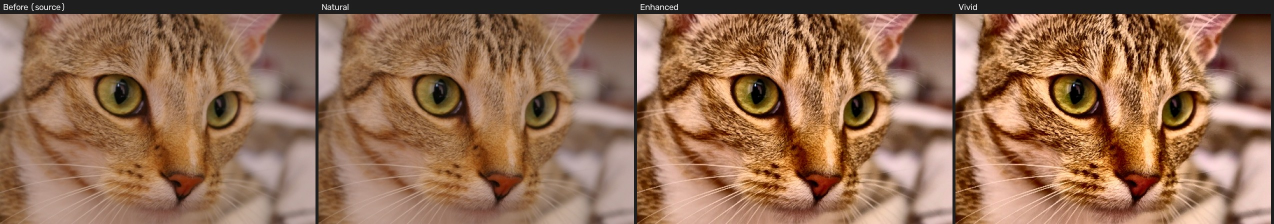
#> input picture reports/look/photo.jpg, 2548 x 448 px (shown at 1/2 size); its folder holds only this picture in this run
$ python -i diagnostics.py   (imports and definitions only)   (older library calls are emulated)
#> lines starting #> are read from the running program, lines starting #| are printed output that depends on the picture; after the words box and inside, x2 and y2 are one past the last pixel; in counts of white or black regions, pixels touching at a corner belong together
"""Pixel diagnostics. Fast (designed for < ~1 s on a 12 MP photo on CPU).

Global statistics use an analysis copy (long side 1024). Resolution-dependent measures (noise,
JPEG blocking, blur, halos) use native-resolution crops so they are not hidden by downscaling.
All values are measurements, not judgements; ``classify`` and ``router`` interpret them.
"""
from __future__ import annotations

import math
from dataclasses import asdict, dataclass, field
from typing import Any, Callable

import cv2
import numpy as np

ANALYSIS_LONG_SIDE = 1024
CROP = 512


@dataclass
class Face:
    box: tuple[float, float, float, float]          # x0, y0, x1, y1 in source pixels
    score: float
    landmarks: list[tuple[float, float]] | None = None  # 5 points (eyes, nose, mouth corners)

    @property
    def size(self) -> float:
        return float(min(self.box[2] - self.box[0], self.box[3] - self.box[1]))


@dataclass
class Diagnostics:
    width: int
    height: int
    megapixels: float
    bit_depth: int
    has_alpha: bool
    features: dict[str, float] = field(default_factory=dict)
    faces: list[Face] = field(default_factory=list)
    face_detector: str = "none"
    timings_ms: dict[str, float] = field(default_factory=dict)

    # [4 lines left out: function to_json, not called in this run]


# ----------------------------------------------------------------------------- helpers

def _luma(rgb: np.ndarray) -> np.ndarray:
    return (0.299 * rgb[..., 0] + 0.587 * rgb[..., 1] + 0.114 * rgb[..., 2]).astype(np.float32)


def _analysis_copy(rgb: np.ndarray) -> np.ndarray:
    h, w = rgb.shape[:2]
    s = ANALYSIS_LONG_SIDE / max(h, w)
    if s >= 1:
        return rgb
    return cv2.resize(rgb, (max(1, int(w * s)), max(1, int(h * s))), interpolation=cv2.INTER_AREA)


def native_crops(img: np.ndarray, n: int = 4, size: int = CROP) -> list[np.ndarray]:
    """Up to n crops at native resolution; offsets on the 8-px grid so JPEG phase is preserved."""
    h, w = img.shape[:2]
    if h <= size or w <= size:
        return [img]
    ys = [int((h - size) * f) // 8 * 8 for f in (0.3, 0.6)]
    xs = [int((w - size) * f) // 8 * 8 for f in (0.3, 0.6)]
    crops = [img[y:y + size, x:x + size] for y in ys for x in xs]
    return crops[:n]


def _texture_mask(y: np.ndarray, q: float = 50) -> np.ndarray:
    gx = cv2.Sobel(y, cv2.CV_32F, 1, 0, ksize=3)
    gy = cv2.Sobel(y, cv2.CV_32F, 0, 1, ksize=3)
    mag = np.sqrt(gx * gx + gy * gy)
    thr = np.percentile(mag, q)
    return mag <= max(thr, 1e-6)


# ----------------------------------------------------------------------------- measures

_IMMERKAER = np.array([[1, -2, 1], [-2, 4, -2], [1, -2, 1]], dtype=np.float32)


def noise_sigma(channel: np.ndarray) -> float:
    """Immerkær fast noise estimate on flat pixels, in 0..255 units."""
    c = channel.astype(np.float32) * 255.0
    if c.shape[0] < 8 or c.shape[1] < 8:
        return 0.0
    conv = np.abs(cv2.filter2D(c, -1, _IMMERKAER, borderType=cv2.BORDER_REFLECT))[1:-1, 1:-1]
    flat = _texture_mask(c, 40)[1:-1, 1:-1]
    vals = conv[flat]
    if vals.size < 64:
        vals = conv.ravel()
    return float(math.sqrt(math.pi / 2.0) * np.mean(vals) / 6.0)


def blockiness(y: np.ndarray) -> float:
    """Phase-robust 8x8 grid discontinuity. ~0 for clean images, > 0.25 visible blocking."""
    c = y.astype(np.float32) * 255.0
    if min(c.shape) < 32:
        return 0.0
    dh = np.abs(np.diff(c, axis=1))
    dv = np.abs(np.diff(c, axis=0))
    smooth_h = dh < 20  # ignore real edges
    smooth_v = dv < 20

    def phase_score(d, m, axis):
        means = []
        for p in range(8):
            if axis == 1:
                sl, ms = d[:, p::8], m[:, p::8]
            else:
                sl, ms = d[p::8, :], m[p::8, :]
            v = sl[ms]
            means.append(float(v.mean()) if v.size else 0.0)
        means = np.array(means)
        med = float(np.median(means)) + 1e-3
        return float((means.max() - med) / med)

    return 0.5 * (phase_score(dh, smooth_h, 1) + phase_score(dv, smooth_v, 0))


def crete_blur(y: np.ndarray) -> float:
    """Crete et al. 2007 no-reference blur metric in [0,1]; higher = blurrier."""
    f = y.astype(np.float32)
    if min(f.shape) < 16:
        return 0.0
    k = np.ones((1, 9), np.float32) / 9.0
    bv = cv2.filter2D(f, -1, k.T)
    bh = cv2.filter2D(f, -1, k)
    d_fv = np.abs(np.diff(f, axis=0))
    d_fh = np.abs(np.diff(f, axis=1))
    d_bv = np.abs(np.diff(bv, axis=0))
    d_bh = np.abs(np.diff(bh, axis=1))
    vv = np.maximum(0, d_fv - d_bv)
    vh = np.maximum(0, d_fh - d_bh)
    s_fv, s_fh = d_fv.sum() + 1e-6, d_fh.sum() + 1e-6
    b_v = (s_fv - vv.sum()) / s_fv
    b_h = (s_fh - vh.sum()) / s_fh
    return float(max(b_v, b_h))


def motion_anisotropy(y: np.ndarray) -> float:
    """Structure-tensor coherence of gradients over the whole crop (0 isotropic .. 1 one direction)."""
    gx = cv2.Sobel(y, cv2.CV_32F, 1, 0, ksize=3)
    gy = cv2.Sobel(y, cv2.CV_32F, 0, 1, ksize=3)
    jxx, jyy, jxy = float((gx * gx).mean()), float((gy * gy).mean()), float((gx * gy).mean())
    tr = jxx + jyy + 1e-9
    disc = math.sqrt(max(0.0, (jxx - jyy) ** 2 + 4 * jxy * jxy))
    return float(disc / tr)


def halo_index(y: np.ndarray) -> float:
    """Overshoot around strong edges relative to edge contrast (oversharpening / ringing)."""
    u8 = np.clip(y * 255, 0, 255).astype(np.uint8)
    edges = cv2.Canny(u8, 60, 160)
    if edges.mean() < 0.002 * 255:
        return 0.0
    band = cv2.dilate(edges, np.ones((5, 5), np.uint8)) > 0
    f = cv2.medianBlur(u8, 3).astype(np.float32) / 255.0
    base = cv2.GaussianBlur(f, (0, 0), 2.0)
    hi = cv2.dilate(base, np.ones((7, 7), np.uint8))
    lo = cv2.erode(base, np.ones((7, 7), np.uint8))
    over = np.maximum(f - hi, 0) + np.maximum(lo - f, 0)
    contrast = (hi - lo)[band].mean() + 1e-4
    return float(over[band].mean() / contrast)


def texture_ratio(y: np.ndarray) -> float:
    """Fine-detail energy vs. mid-frequency energy in non-edge areas (low = waxy/oversmoothed)."""
    f = y.astype(np.float32)
    lap = np.abs(cv2.Laplacian(f, cv2.CV_32F, ksize=1))
    dog = np.abs(cv2.GaussianBlur(f, (0, 0), 1.0) - cv2.GaussianBlur(f, (0, 0), 3.0))
    u8 = np.clip(f * 255, 0, 255).astype(np.uint8)
    edges = cv2.dilate(cv2.Canny(u8, 50, 150), np.ones((5, 5), np.uint8)) > 0
    m = ~edges
    if m.sum() < 100:
        m = np.ones_like(edges)
    return float(lap[m].mean() / (dog[m].mean() + 1e-5))


def screenshot_features(rgb_native: np.ndarray) -> dict[str, float]:
    """Flat-region fraction, axis-aligned edge share and colour-count, computed at native resolution."""
    crops = native_crops(rgb_native, n=4, size=384)
    flat_fr, axis_fr, uniq = [], [], []
    for c in crops:
        u8 = (np.clip(c, 0, 1) * 255 + 0.5).astype(np.uint8)
        g = cv2.cvtColor(u8, cv2.COLOR_RGB2GRAY).astype(np.int16)
        mx = cv2.dilate(g.astype(np.uint8), np.ones((3, 3), np.uint8)).astype(np.int16)
        mn = cv2.erode(g.astype(np.uint8), np.ones((3, 3), np.uint8)).astype(np.int16)
        flat_fr.append(float(((mx - mn) == 0).mean()))
        gx = cv2.Sobel(g.astype(np.float32), cv2.CV_32F, 1, 0, ksize=3)
        gy = cv2.Sobel(g.astype(np.float32), cv2.CV_32F, 0, 1, ksize=3)
        mag = np.abs(gx) + np.abs(gy)
        strong = mag > 80
        if strong.sum() > 20:
            ax = (np.minimum(np.abs(gx), np.abs(gy)) < 0.08 * np.maximum(np.abs(gx), np.abs(gy)))
            axis_fr.append(float(ax[strong].mean()))
        else:
            axis_fr.append(0.0)
        q = (u8[::2, ::2] // 4).reshape(-1, 3)
        keys = q[:, 0].astype(np.int32) * 4096 + q[:, 1].astype(np.int32) * 64 + q[:, 2]
        uniq.append(float(np.unique(keys).size) / max(1, keys.size))
    return {"flat_fraction": float(np.mean(flat_fr)), "axis_edge_fraction": float(np.mean(axis_fr)),
            "unique_color_ratio": float(np.mean(uniq))}


def text_density(y_analysis: np.ndarray) -> float:
    """Approximate density of small high-contrast glyph-like components (0..1)."""
    u8 = np.clip(y_analysis * 255, 0, 255).astype(np.uint8)
    k = cv2.getStructuringElement(cv2.MORPH_RECT, (9, 3))
    grad = cv2.morphologyEx(u8, cv2.MORPH_GRADIENT, np.ones((3, 3), np.uint8))
    _, bw = cv2.threshold(grad, 0, 255, cv2.THRESH_BINARY | cv2.THRESH_OTSU)
    closed = cv2.morphologyEx(bw, cv2.MORPH_CLOSE, k)
    n, _, stats, _ = cv2.connectedComponentsWithStats(closed, connectivity=8)
    if n <= 1:
        return 0.0
    h = stats[1:, cv2.CC_STAT_HEIGHT]
    w = stats[1:, cv2.CC_STAT_WIDTH]
    area = stats[1:, cv2.CC_STAT_AREA]
    fill = area / np.maximum(1, w * h)
    glyphish = (h >= 5) & (h <= 40) & (w >= 2 * h) & (fill > 0.35)
    covered = float((w[glyphish] * h[glyphish]).sum()) / float(u8.size)
    return float(min(1.0, covered * 3.0))


def exposure_stats(y: np.ndarray) -> dict[str, float]:
    p1, p5, p50, p95, p99 = np.percentile(y, [1, 5, 50, 95, 99])
    return {"luma_mean": float(y.mean()), "luma_p1": float(p1), "luma_p5": float(p5), "luma_p50": float(p50),
            "luma_p95": float(p95), "luma_p99": float(p99),
            "clip_low": float((y <= 2 / 255).mean()), "clip_high": float((y >= 253 / 255).mean()),
            "dynamic_range": float(p99 - p1)}


def color_stats(rgb: np.ndarray) -> dict[str, float]:
    lab = cv2.cvtColor(rgb.astype(np.float32), cv2.COLOR_RGB2LAB)
    L, a, b = lab[..., 0], lab[..., 1], lab[..., 2]
    chroma = np.sqrt(a * a + b * b)
    neutral = (chroma < 18) & (L > 15) & (L < 95)
    frac = float(neutral.mean())
    if neutral.sum() > 200:
        ca, cb = float(a[neutral].mean()), float(b[neutral].mean())
    else:
        ca, cb = float(a.mean()) * 0.5, float(b.mean()) * 0.5
    hue = math.degrees(math.atan2(cb, ca)) % 360
    return {"ab_std": float(np.sqrt(a.var() + b.var())), "cast_a": ca, "cast_b": cb, "cast_magnitude": float(math.hypot(ca, cb)), "cast_hue_deg": hue,
            "neutral_fraction": frac, "chroma_mean": float(chroma.mean()),
            "chroma_p95": float(np.percentile(chroma, 95))}


def _srgb_lin(x: np.ndarray) -> np.ndarray:
    return np.where(x <= 0.04045, x / 12.92, ((x + 0.055) / 1.055) ** 2.4).astype(np.float32)


def illuminant_estimates(rgb: np.ndarray) -> dict[str, float]:
    """Three independent illuminant estimates in log-chromaticity (log R/G, log B/G), linear light.

    gray-world on near-neutral pixels, gray-edge (p=6, σ=2; van de Weijer et al. 2007) and white-patch
    (top-3% luminance, unclipped). Agreement between them is required before Auto corrects a cast.
    Also reports how much of the scene is saturated in the cast's hue (a warm subject, not a warm light).
    """
    lin = _srgb_lin(rgb)
    out: dict[str, float] = {}

    def lc(e):
        e = np.maximum(np.asarray(e, np.float64), 1e-5)
        return float(np.log(e[0] / e[1])), float(np.log(e[2] / e[1]))
    lab = cv2.cvtColor(rgb.astype(np.float32), cv2.COLOR_RGB2LAB)
    chroma = np.hypot(lab[..., 1], lab[..., 2])
    neutral = (chroma < 12) & (lab[..., 0] > 15) & (lab[..., 0] < 95)
    gw = lin[neutral].mean(0) if neutral.sum() > 200 else lin.reshape(-1, 3).mean(0)
    ge = []
    for c in range(3):
        ch = cv2.GaussianBlur(lin[..., c], (0, 0), 2.0)
        gx, gy = cv2.Sobel(ch, cv2.CV_32F, 1, 0), cv2.Sobel(ch, cv2.CV_32F, 0, 1)
        ge.append(float((np.sqrt(gx * gx + gy * gy) ** 6).mean() ** (1 / 6)))
    y = lin.mean(2)
    thr = np.percentile(y, 97)
    m = (y >= thr) & (lin.max(2) < 0.98)
    wp = lin[m].mean(0) if m.sum() > 50 else lin.reshape(-1, 3).mean(0)
    vecs = {"gw": lc(gw), "ge": lc(ge), "wp": lc(wp)}
    for k, (r, b) in vecs.items():
        out[f"illum_{k}_r"], out[f"illum_{k}_b"] = round(r, 4), round(b, 4)
    V = np.array(list(vecs.values()))
    mags = np.linalg.norm(V, axis=1)
    unit = V / np.maximum(mags[:, None], 1e-6)
    cos = [float(unit[i] @ unit[j]) for i in range(3) for j in range(i + 1, 3)]
    out["illum_agreement"] = round(min(cos), 3)
    out["illum_min_mag"] = round(float(mags.min()), 4)
    cons = V.mean(0)
    out["illum_cons_r"], out["illum_cons_b"] = round(float(cons[0]), 4), round(float(cons[1]), 4)
    # dominance of saturated scene colour in the cast hue
    hue = np.degrees(np.arctan2(lab[..., 2], lab[..., 1])) % 360
    e = np.array([np.exp(cons[0]), 1.0, np.exp(cons[1])], np.float32)
    e = e / e.max() * 0.6
    e_srgb = np.where(e <= 0.0031308, e * 12.92, 1.055 * e ** (1 / 2.4) - 0.055).astype(np.float32)
    lab_e = cv2.cvtColor(e_srgb[None, None, :], cv2.COLOR_RGB2LAB)[0, 0]
    cast_hue = float(np.degrees(np.arctan2(lab_e[2], lab_e[1])) % 360)
    out["illum_hue_deg"] = round(cast_hue, 1)
    dh = np.abs(((hue - cast_hue) + 180) % 360 - 180)
    out["scene_hue_dominance"] = round(float(((chroma > 25) & (dh < 35)).mean()), 3)
    return out


def face_texture(y_native: np.ndarray, faces: list[Face]) -> float | None:
    vals = []
    for f in faces[:4]:
        x0, y0, x1, y1 = [int(round(v)) for v in f.box]
        x0, y0 = max(0, x0), max(0, y0)
        crop = y_native[y0:y1, x0:x1]
        if crop.size < 400:
            continue
        crop = cv2.resize(crop, (128, 128), interpolation=cv2.INTER_AREA)
        vals.append(float(np.abs(cv2.Laplacian(crop, cv2.CV_32F, ksize=1)).mean() * 255))
    return float(np.mean(vals)) if vals else None


# ----------------------------------------------------------------------------- entry

def diagnose(rgb: np.ndarray, *, bit_depth: int = 8, has_alpha: bool = False,
             face_detector: Callable[[np.ndarray], list[Face]] | None = None,
             face_detector_name: str = "none") -> Diagnostics:
    import time
    t0 = time.perf_counter()
    h, w = rgb.shape[:2]
    d = Diagnostics(width=w, height=h, megapixels=round(w * h / 1e6, 3), bit_depth=bit_depth, has_alpha=has_alpha)
    ana = _analysis_copy(rgb)
    ya = _luma(ana)
    feats: dict[str, float] = {}
    feats.update(exposure_stats(ya))
    feats.update(color_stats(ana))
    feats.update(illuminant_estimates(ana))
    t1 = time.perf_counter()

    y_native = _luma(rgb)
    crops = native_crops(y_native)
    ycc = cv2.cvtColor(rgb.astype(np.float32), cv2.COLOR_RGB2YCrCb) if max(h, w) <= CROP else None
    sig_l, sig_c, blk, blur, aniso, halo, tex = [], [], [], [], [], [], []
    rgb_crops = native_crops(rgb)
    for yc, rc in zip(crops, rgb_crops):
        sig_l.append(noise_sigma(yc))
        cc = cv2.cvtColor(rc.astype(np.float32), cv2.COLOR_RGB2YCrCb) if ycc is None else ycc
        sig_c.append(0.5 * (noise_sigma(cc[..., 1]) + noise_sigma(cc[..., 2])))
        blk.append(blockiness(yc))
        blur.append(crete_blur(yc))
        aniso.append(motion_anisotropy(yc))
        halo.append(halo_index(yc))
        tex.append(texture_ratio(yc))
    feats["noise_sigma_luma"] = float(np.median(sig_l))
    # per-RGB-channel σ (what DRUNet's noise map means); luma averaging hides independent channel noise
    feats["noise_sigma_rgb"] = float(np.median([np.mean([noise_sigma(rc[..., c]) for c in range(3)])
                                                for rc in rgb_crops]))
    feats["noise_sigma_chroma"] = float(np.median(sig_c))
    feats["blockiness"] = float(np.median(blk))
    feats["blur_crete"] = float(np.median(blur))
    feats["blur_crete_min"] = float(np.min(blur))
    feats["gradient_anisotropy"] = float(np.median(aniso))
    feats["halo_index"] = float(np.median(halo))
    feats["texture_ratio"] = float(np.median(tex))
    feats["laplacian_var"] = float(cv2.Laplacian(ya, cv2.CV_32F).var() * 255 * 255)
    t2 = time.perf_counter()
    feats.update(screenshot_features(rgb))
    feats["text_density"] = text_density(ya)
    feats["dims_multiple_of_64"] = float(w % 64 == 0 and h % 64 == 0)
    feats["dims_multiple_of_8"] = float(w % 8 == 0 and h % 8 == 0)
    t3 = time.perf_counter()
    if face_detector is not None:
        try:
            d.faces = face_detector(rgb)
            d.face_detector = face_detector_name
        except Exception as e:  # never let a detector failure break diagnosis
            d.face_detector = f"{face_detector_name} failed: {e}"
    feats["face_count"] = float(len(d.faces))
    feats["min_face_px"] = float(min((f.size for f in d.faces), default=0.0))
    feats["face_area_fraction"] = float(sum((f.box[2] - f.box[0]) * (f.box[3] - f.box[1]) for f in d.faces)
                                        / max(1, w * h))
    ft = face_texture(y_native, d.faces)
    if ft is not None:
        feats["face_texture"] = ft
    t4 = time.perf_counter()
    d.features = {k: round(float(v), 5) for k, v in feats.items()}
    d.timings_ms = {"global": (t1 - t0) * 1e3, "native": (t2 - t1) * 1e3, "structure": (t3 - t2) * 1e3,
                    "faces": (t4 - t3) * 1e3, "total": (t4 - t0) * 1e3}
    return d

>>> import cv2
>>> picture = cv2.cvtColor(cv2.imread('../../reports/look/photo.jpg'), cv2.COLOR_BGR2RGB)
>>> result = diagnose(picture)
#> in exposure_stats, `p1, p5, p50, p95, p99 = np.percentile(y, [1, 5, 50, 95, 99])`: p1 = 19.7; p5 = 30; p50 = 120.7; p95 = 198.9; p99 = 218.4
#> in color_stats, `frac = float(neutral.mean())`: frac = 0
#> in color_stats, `ca, cb = float(a.mean()) * 0.5, float(b.mean()) * 0.5`: ca = -0.0418; cb = 0.323
#> in color_stats, `hue = math.degrees(math.atan2(cb, ca)) % 360`: hue = 97.36
#> in illuminant_estimates, `gw = lin[neutral].mean(0) if neutral.sum() > 200 else lin.reshape(-1, ..`: gw = [173847, 90481.7, 56042.7]
#> after the loop in illuminant_estimates, `for c in range(3):`:
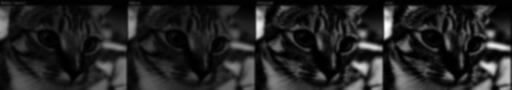
#> ch: shape (180, 1024) float32 (shown at 1/2 size); min 18.38, max 391202.5, mean 56058.3; drawn with min black and max white
#> after the loop in illuminant_estimates, `for c in range(3):`: ge = [295630, 198201.3, 182868.7]
#> in illuminant_estimates, `y = lin.mean(2)`:
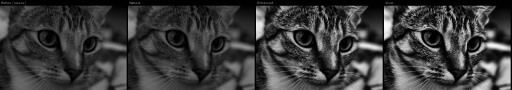
#> y: shape (180, 1024) float32 (shown at 1/2 size); min 0, max 455003.1, mean 106780.9; drawn with min black and max white
#> in illuminant_estimates, `thr = np.percentile(y, 97)`: thr = 317010.3
#> in illuminant_estimates, `wp = lin[m].mean(0) if m.sum() > 50 else lin.reshape(-1, 3).mean(0)`: wp = [173847, 90481.7, 56042.7]
#> in illuminant_estimates, `vecs = {"gw": lc(gw), "ge": lc(ge), "wp": lc(wp)}`: vecs = {'gw': (0.653, -0.479), 'ge': (0.4, -0.0805), 'wp': (0.653, -0.479)}
#> the loop in illuminant_estimates, `for k, (r, b) in vecs.items():` made 3 passes
#> after the loop in illuminant_estimates, `for k, (r, b) in vecs.items():`: out = {'illum_gw_r': 0.653, 'illum_gw_b': -0.479, 'illum_ge_r': 0.4, 'illum_ge_b': -0.0805, 'illum_wp_r': 0.653, 'illum_wp_b': -0.479}
#> in illuminant_estimates, `V = np.array(list(vecs.values()))`: V = [[0.653, -0.479], [0.4, -0.0805], [0.653, -0.479]]
#> in illuminant_estimates, `mags = np.linalg.norm(V, axis=1)`: mags = [0.81, 0.408, 0.81]
#> in illuminant_estimates, `unit = V / np.maximum(mags[:, None], 1e-6)`: unit = [[0.806, -0.591], [0.98, -0.197], [0.806, -0.591]]
#> in illuminant_estimates, `cos = [float(unit[i] @ unit[j]) for i in range(3) for j in range(i + 1..`: cos = [0.907, 1, 0.907]
#> in illuminant_estimates, `cons = V.mean(0)`: cons = [0.569, -0.346]
#> in illuminant_estimates, `e = np.array([np.exp(cons[0]), 1.0, np.exp(cons[1])], np.float32)`: e = [1.77, 1, 0.707]
#> in illuminant_estimates, `e = e / e.max() * 0.6`: e = [0.6, 0.34, 0.24]
#> in illuminant_estimates, `e_srgb = np.where(e <= 0.0031308, e * 12.92, 1.055 * e ** (1 / 2.4) - ..`: e_srgb = [0.798, 0.618, 0.527]
#> in illuminant_estimates, `lab_e = cv2.cvtColor(e_srgb[None, None, :], cv2.COLOR_RGB2LAB)[0, 0]`: lab_e = [68.54, 13.84, 18.53]
#> in illuminant_estimates, `cast_hue = float(np.degrees(np.arctan2(lab_e[2], lab_e[1])) % 360)`: cast_hue = 53.24
#> in diagnose, `crops = native_crops(y_native)`: crops = 1 item
#> the loop in diagnose, `for yc, rc in zip(crops, rgb_crops):` made 1 pass
#> (s_fv in crete_blur, s_fh in crete_blur, b_v in crete_blur, b_h in crete_blur, jxx in motion_anisotropy) on pass 1: (7581926.5, 7191604.5, 0.315, 0.332, 5988.4)
#> pass 1, in _texture_mask, `gy = cv2.Sobel(y, cv2.CV_32F, 0, 1, ksize=3)`:
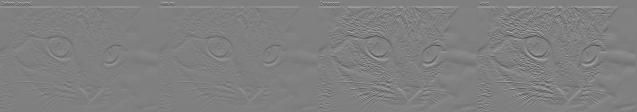
#> gy: shape (448, 2548) float32 (shown at 1/4 size); min -215920.7, max 215599.4, mean 537.2; drawn with min black and max white
#> after the loop in diagnose, `for yc, rc in zip(crops, rgb_crops):`: aniso = [0.0299]; blk = [1.88]; blur = [0.332]; halo = [0]; sig_c = [20.54]; sig_l = [151.7]; tex = [2.23]
#> call 4 of _texture_mask, with q = 40
#> in _texture_mask (call 4), `mag = np.sqrt(gx * gx + gy * gy)`:
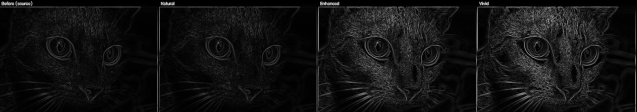
#> mag: shape (448, 2548) float32 (shown at 1/4 size); min 0, max 226166.5, mean 16667.9; drawn with min black and max white
#> in _texture_mask (call 4), `thr = np.percentile(mag, q)`: thr = 6298
#> in _texture_mask (call 4), `return mag <= max(thr, 1e-6)`:
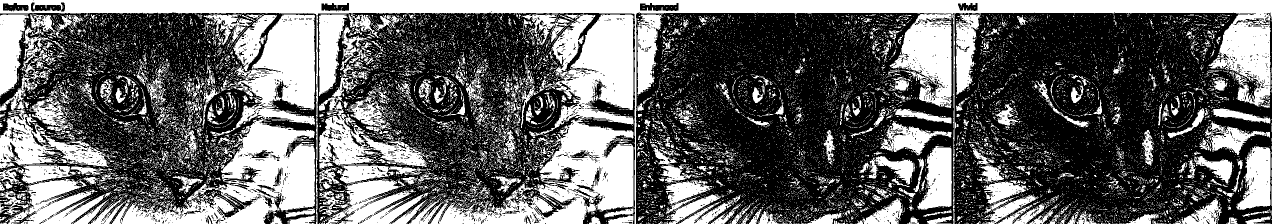
#> returned value: shape (448, 2548) bool (shown at 1/2 size); 40.2% white; 19458 white regions (18598 under 20 px), largest, box (x1, y1, x2, y2) and area: (0, 0, 2548, 448) 95006, (861, 29, 1267, 448) 59071, (224, 236, 630, 448) 33101
#> in noise_sigma (call 6), `c = channel.astype(np.float32) * 255.0`:
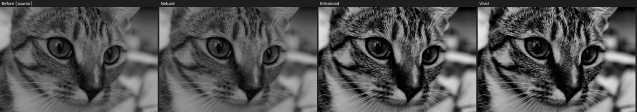
#> c: shape (448, 2548) float32 (shown at 1/4 size); min 0, max 65025, mean 21213.4; drawn with min black and max white
#> in screenshot_features, `crops = native_crops(rgb_native, n=4, size=384)`: crops = 4 items
#> the loop in screenshot_features, `for c in crops:` made 4 passes
#> pass 1, in screenshot_features, `u8 = (np.clip(c, 0, 1) * 255 + 0.5).astype(np.uint8)`:
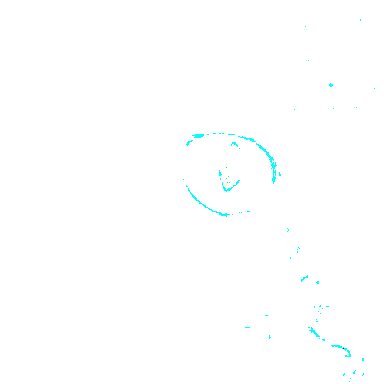
#> u8: shape (384, 384, 3); mean of channels 0, 1, 2 255, 255, 254; drawn as B, G, R
#> after the loop in screenshot_features, `for c in crops:`: axis_fr = [0.197, 0.217, 0.197, 0.217]; flat_fr = [0.988, 0.817, 0.988, 0.817]; uniq = [5.43e-05, 0.000217, 5.43e-05, 0.000217]
#> in text_density, `n, _, stats, _ = cv2.connectedComponentsWithStats(closed, connectivity..`: n = 5; stats = [[0, 0, 1024, 180, 184064], [604, 70, 10, 13, 79], [860, 70, 9, 14, 84], [684, 83, 8, 9, 48], [940, 83, 8, 11, 45]]
#> in text_density, `h = stats[1:, cv2.CC_STAT_HEIGHT]`: h = [13, 14, 9, 11]
#> in text_density, `w = stats[1:, cv2.CC_STAT_WIDTH]`: w = [10, 9, 8, 8]
#> in text_density, `area = stats[1:, cv2.CC_STAT_AREA]`: area = [79, 84, 48, 45]
#> in text_density, `fill = area / np.maximum(1, w * h)`: fill = [0.608, 0.667, 0.667, 0.511]
#> in text_density, `glyphish = (h >= 5) & (h <= 40) & (w >= 2 * h) & (fill > 0.35)`: glyphish = [False, False, False, False]
#> in text_density, `covered = float((w[glyphish] * h[glyphish]).sum()) / float(u8.size)`: covered = 0
#> after the loop in face_texture, `for f in faces[:4]:`: vals = []
#> in diagnose, `d.features = {k: round(float(v), 5) for k, v in feats.items()}`: d.features = 48 items
